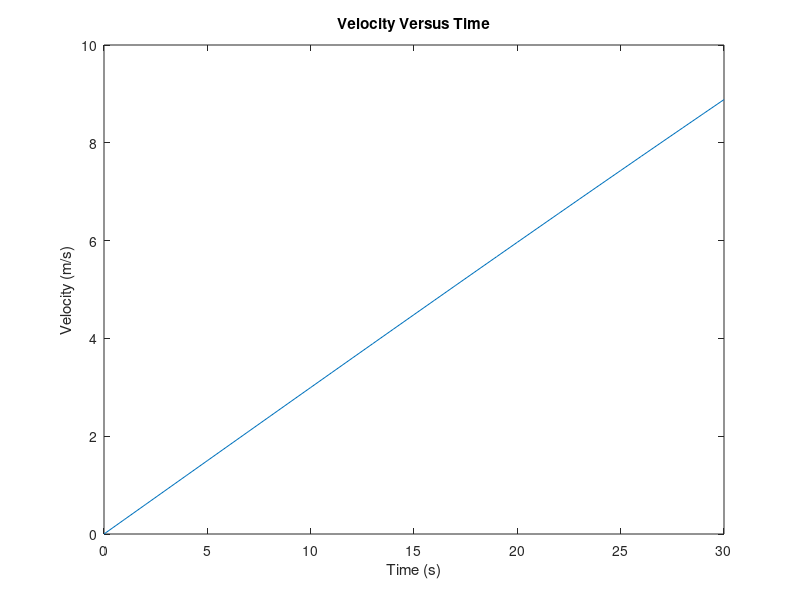
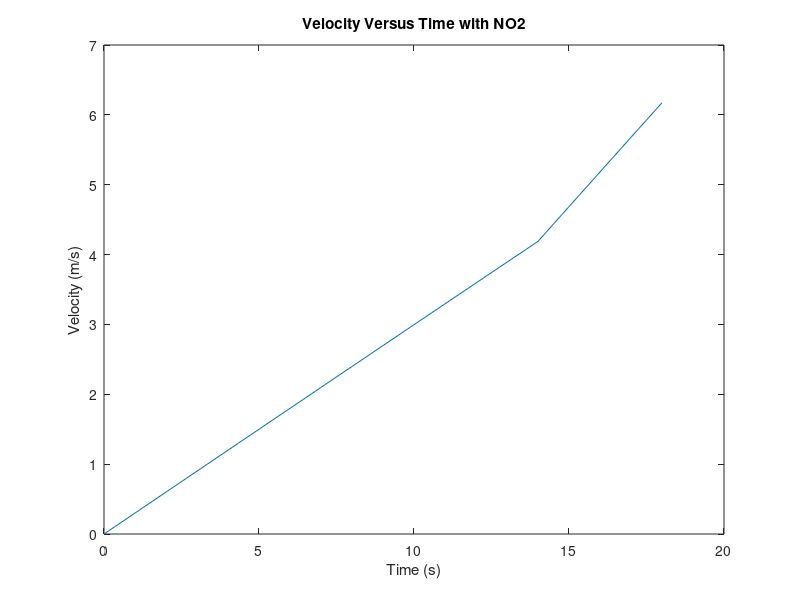
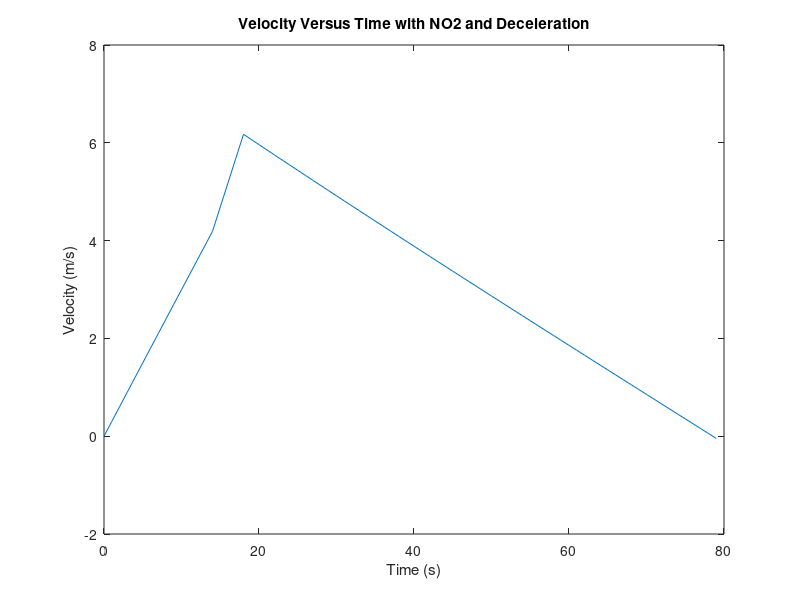

MATLAB code to generate these figures, in order:
%%%%%%%%%%%%%%%%%%%%%%%%%%%%%%%%%%%%%%%%%%%%%%%%%%%%%%%%%%%%%%%%%%%%%%%%%%%
% CODE CHALLENGE 7 - Integrating Forward in Time with Euler (RK1)
% 
% The purpose of this challenge is to solve for a car's velocity with
% respect to time. We will use Euler's Method solving forward in time (RK1)
% over 30 seconds with varying accelerations. Three parts will include
% accelerating with gas, N2O, and braking until the car comes to a stop.
%
% Please ZIP and upload your team's script(s) and figures to Canvas to 
% complete the challenge.
% 
% STUDENT TEAMMATES
% 1. Johnathan Tucker
% 2. Emerson Beinhauer
% 3. Parker Simmons
% 4. Cameron Turman
%
% CHALLENGE AUTHORS
% Torin Clark, Melinda Zavala 
%%%%%%%%%%%%%%%%%%%%%%%%%%%%%%%%%%%%%%%%%%%%%%%%%%%%%%%%%%%%%%%%%%%%%%%%%%%
%% Housekeeping
clear all
close all
clc

%% Given Variables

Cd   = 0.5;   % coefficient of drag
rho  = 1.225; % density of air at sea level, at 15C (kg/m^3)
aGas = 3;     % acceleration with gas (m/s^2)
aN20 = 5;     % acceleration with NO2 (m/s^2)
aB   = -1;    % braking acceleration (m/s^2)
Ar   = 4;     % frontal area of vehicle (m^2)
m    = 800;   % kg
time = 0:1:30;
a_part1 = 3;
h = 0.1;
%% Part 1: Acceleration
% Solve for the acceleration with gas for the full time period and plot the
% results.
% Function: dv/dt = a(t) - (1/2)*(A/m)*Cd*rho*v(t)^2 (second component is
% equation for drag)
v(1,1) = 0;
for i = 2:length(time)
    v(1,i) = v(1,i-1) + h*((a_part1 - (1/2)*(Ar/m)*Cd*rho*v(1,i-1)^2));
end
figure(1)
plot(time,v)
xlabel('Time (s)')
ylabel('Velocity (m/s)')
title('Velocity Versus Time')
%% Part 2: N20
% If press N20 pedal from t = 15-18 seconds. Plot until t = 18.
v2(1,1) = 0;
a_part2 = 5;
time_part2 = 0:1:18;
for i = 2:length(time)
    if time(i) < 15
        v2(1,i) = v2(1,i-1) + h*((a_part1 - (1/2)*(Ar/m)*Cd*rho*v2(1,i-1)^2));
    else
        v2(1,i) = v2(1,i-1) + h*((a_part2 - (1/2)*(Ar/m)*Cd*rho*v2(1,i-1)^2));
    end
end
figure(2)
plot(time_part2,v2(1,1:1:19))
xlabel('Time (s)')
ylabel('Velocity (m/s)')
title('Velocity Versus Time with NO2')
%% Part 3: deceleration
% Use accelertion value of -1 m/s^2, plot until v = 0 (could be > 30sec)
a_part3 = -1;
time_2 = 0:1:100;
v3(1,1) = 0;
for i = 2:length(time_2)
    if time_2(i) < 15
        v3(1,i) = v3(1,i-1) + h*((a_part1 - (1/2)*(Ar/m)*Cd*rho*v3(1,i-1)^2));
    elseif time_2(i) > 14 && time_2(i) < 19
        v3(1,i) = v3(1,i-1) + h*((a_part2 - (1/2)*(Ar/m)*Cd*rho*v3(1,i-1)^2));
    else
        v3(1,i) = v3(1,i-1) + h*((a_part3 - (1/2)*(Ar/m)*Cd*rho*v3(1,i-1)^2));
    end
end
end_index = find(v3<0);
v3 = v3(1, 1:end_index(1,1));
time_2 = time_2(1,1:end_index(1,1));
figure(3)
plot(time_2,v3)
xlabel('Time (s)')
ylabel('Velocity (m/s)')
title('Velocity Versus Time with NO2 and Deceleration')